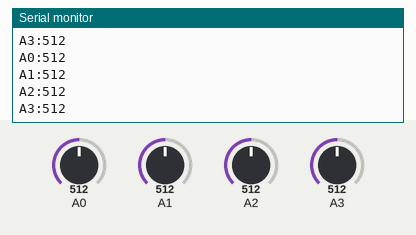
This sketch was run on a simulated Arduino Uno, built with avr-gcc and run on an emulated ATmega328P. On the bench: the last lines printed to the serial monitor. The test bench sets the inputs (shaded band); at power-on: A0 = 512, A1 = 512, A2 = 512, A3 = 512.

Above: at 1.3 s.
1.4 s: A0 set to 716
2.9 s: A1 set to 716
At 3.33 s:
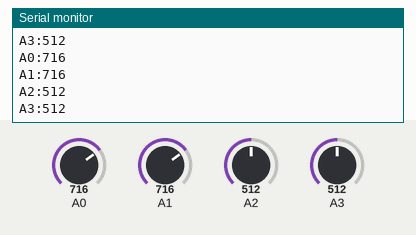
4.4 s: A2 set to 716
At 4.83 s:
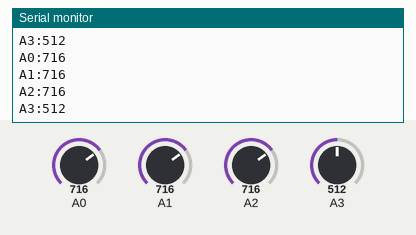
5.9 s: A3 set to 716
At 6.33 s:
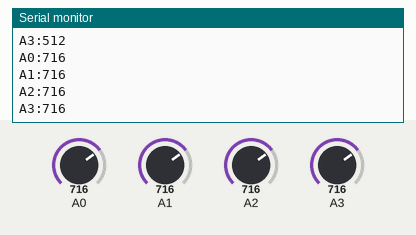
7.4 s: A0 set to 992
8.9 s: A1 set to 992
At 9.34 s:
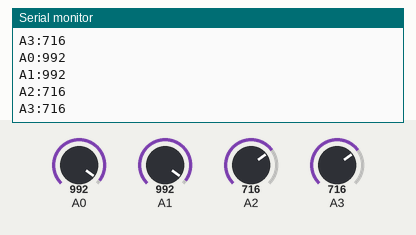
Timing chart, 0 to 11.4 s (numbered marks = the images above; inputs shaded):
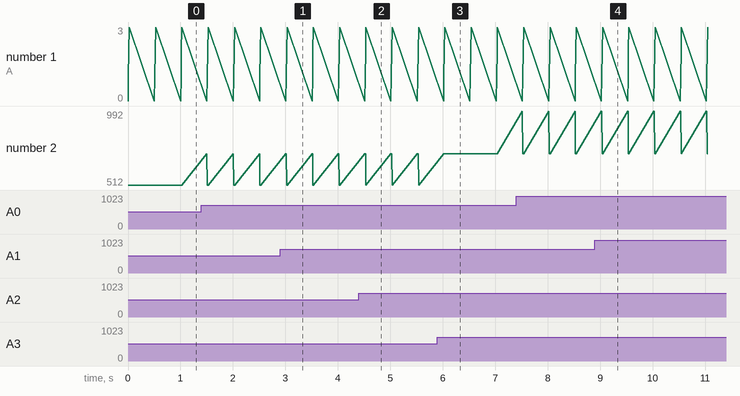

Measured:
- after the input at 2.9 s, the serial monitor: prints a new line after 0.12 s (image 1)
- after the input at 4.4 s, the serial monitor: prints a new line after 0.13 s (image 2)
- after the input at 5.9 s, the serial monitor: prints a new line after 0.14 s (image 3)
- after the input at 8.9 s, the serial monitor: prints a new line after 0.13 s (image 4)

The sketch:

cornerstone_2_project.ino
```cpp
void setup() {
    Serial.begin(9600);
  }

  void loop() {
    int A0_Value = analogRead(A0);
    int A1_Value = analogRead(A1);
    int A2_Value = analogRead(A2);
    int A3_Value = analogRead(A3);

    /* Message Format: {id}:{data} */
    Serial.print("A0:"); Serial.println(A0_Value);
    Serial.print("A1:"); Serial.println(A1_Value);
    Serial.print("A2:"); Serial.println(A2_Value);
    Serial.print("A3:"); Serial.println(A3_Value);
    delay(500); // Send monitor messages every 500ms
  }
```
